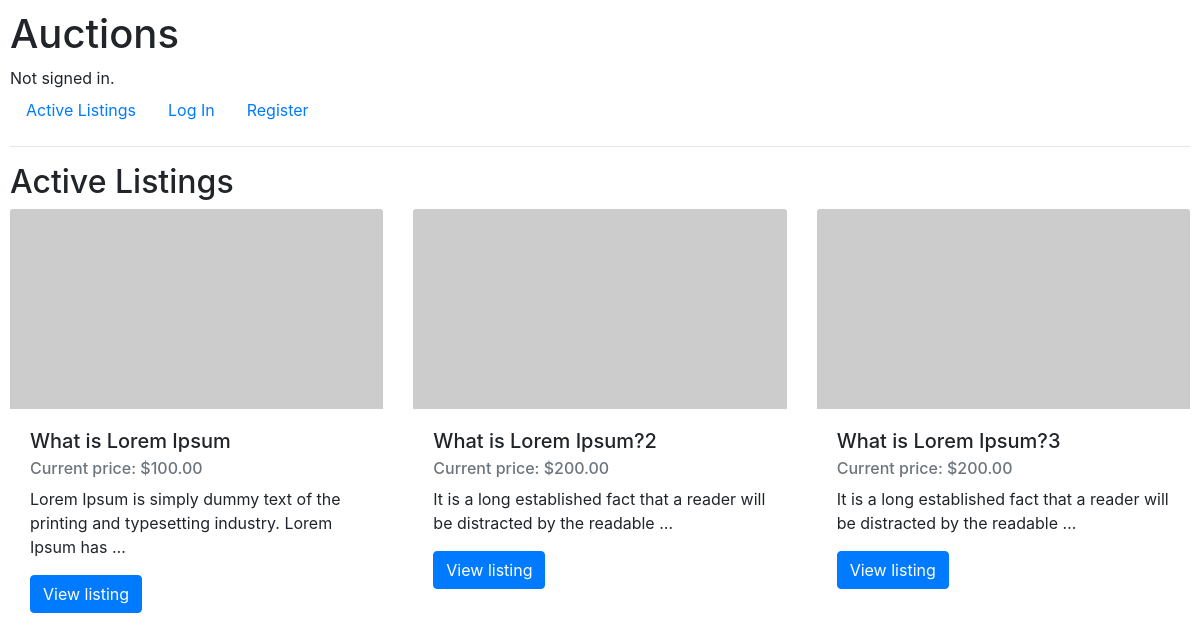
The app's page /, older data.
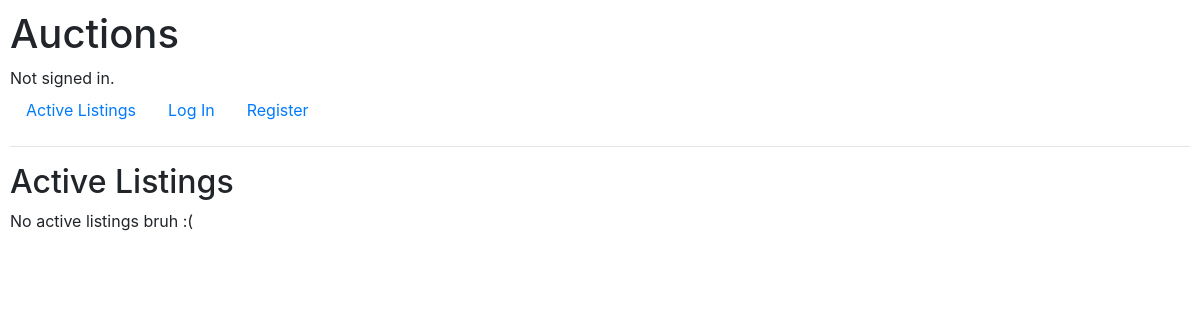
The same page, newer data.
### auctions/models.py (models this page shows, shortened)
class Listing(models.Model):
    title = models.CharField(max_length=100)
    description = models.TextField()
    starting_bid = models.DecimalField(max_digits=10, decimal_places=2)
    img_url = models.URLField(blank=True, null=True)
    isActive = models.BooleanField(default=True)
    created_at = models.DateTimeField(auto_now_add=True)
    owner = models.ForeignKey(User, on_delete=models.CASCADE, related_name= "user_listings")
    category = models.ForeignKey(Category, on_delete=models.CASCADE, related_name= "category_listings",
                                 blank=True, null=True)
    watchlist = models.ManyToManyField(User, blank=True, related_name= "watchlist_listings")
    winner = models.ForeignKey(User, null=True, blank=True, on_delete=models.SET_NULL,
    related_name="won_auctions")

### auctions/views.py (the view)
# urls.py: path("", views.index, name="index"),
def index(request):
    active_listings = Listing.objects.filter(isActive=True)
    return render(request, "auctions/index.html", {
        "listings": active_listings,
    })

### auctions/templates/auctions/index.html
{% extends "auctions/layout.html" %}
{% block body %}
<h2>Active Listings</h2>
<div class="row">
    {% for listing in listings %}
        <div class="col-md-4">
            {% if listing.img_url %}
                <img src="{{ listing.img_url }}"
                     class="card-img-top"
                     alt="{{ listing.title }}"
                     style="height: 200px; object-fit: cover;">
            {% else %}
                <div class="card-img-top bg-secondary text-white d-flex align-items-center justify-content-center"
                     style="height: 200px;">
                    <span>No Image</span>
                </div>
            {% endif %}
            <div class="card-body">
                <h5 class="card-title">{{ listing.title }}</h5>
                <h6 class="card-subtitle mb-2 text-muted">
                    Current price: ${{ listing.starting_bid }}
                </h6>
                <p class="card-text">
                    {{ listing.description|truncatewords:15 }}
                </p>
                <a href="#" class="btn btn-primary">View listing</a>
            </div>
        </div>
    {% empty %}
        <div class="col-12">
            <p>No active listings bruh :(</p>
        </div>
    {% endfor %}
</div>
{% endblock %}

Row changes from the older to the newer data that the page shows:
no longer on this page (row edited): Listing: title "What is Lorem Ipsum", starting_bid "100.00", description "Lorem Ipsum is simply dummy text of the printing and typesetting industry. Lorem Ipsum has …"
no longer on this page (row edited): Listing: title "What is Lorem Ipsum?2", starting_bid "200.00", description "It is a long established fact that a reader will be distracted by the readable …"
no longer on this page (row edited): Listing: title "What is Lorem Ipsum?3", starting_bid "200.00", description "It is a long established fact that a reader will be distracted by the readable …"
Text that changed along with them:
text now shown: "No active listings bruh :("
